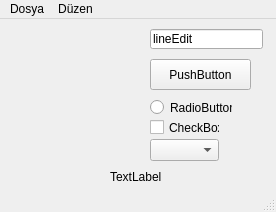
<?xml version="1.0" encoding="UTF-8"?>
<ui version="4.0">
 <class>MainWindow</class>
 <widget class="QMainWindow" name="MainWindow">
  <property name="geometry">
   <rect>
    <x>0</x>
    <y>0</y>
    <width>276</width>
    <height>212</height>
   </rect>
  </property>
  <property name="windowTitle">
   <string>MainWindow</string>
  </property>
  <widget class="QWidget" name="centralwidget">
   <widget class="QPushButton" name="pushButton">
    <property name="geometry">
     <rect>
      <x>150</x>
      <y>40</y>
      <width>101</width>
      <height>31</height>
     </rect>
    </property>
    <property name="text">
     <string>PushButton</string>
    </property>
   </widget>
   <widget class="QRadioButton" name="radioButton">
    <property name="geometry">
     <rect>
      <x>150</x>
      <y>80</y>
      <width>82</width>
      <height>17</height>
     </rect>
    </property>
    <property name="text">
     <string>RadioButton</string>
    </property>
   </widget>
   <widget class="QCheckBox" name="checkBox">
    <property name="geometry">
     <rect>
      <x>150</x>
      <y>100</y>
      <width>70</width>
      <height>17</height>
     </rect>
    </property>
    <property name="text">
     <string>CheckBox</string>
    </property>
   </widget>
   <widget class="QComboBox" name="comboBox">
    <property name="geometry">
     <rect>
      <x>150</x>
      <y>120</y>
      <width>69</width>
      <height>22</height>
     </rect>
    </property>
   </widget>
   <widget class="QLineEdit" name="lineEdit">
    <property name="geometry">
     <rect>
      <x>150</x>
      <y>10</y>
      <width>113</width>
      <height>20</height>
     </rect>
    </property>
    <property name="text">
     <string>lineEdit</string>
    </property>
   </widget>
   <widget class="QLabel" name="label">
    <property name="geometry">
     <rect>
      <x>110</x>
      <y>150</y>
      <width>151</width>
      <height>16</height>
     </rect>
    </property>
    <property name="text">
     <string>TextLabel</string>
    </property>
   </widget>
  </widget>
  <widget class="QMenuBar" name="menubar">
   <property name="geometry">
    <rect>
     <x>0</x>
     <y>0</y>
     <width>276</width>
     <height>21</height>
    </rect>
   </property>
   <widget class="QMenu" name="menuDosya">
    <property name="title">
     <string>Dosya</string>
    </property>
    <addaction name="separator"/>
    <addaction name="actionA"/>
    <addaction name="actionKaydet"/>
   </widget>
   <widget class="QMenu" name="menuD_zen">
    <property name="title">
     <string>Düzen</string>
    </property>
   </widget>
   <addaction name="menuDosya"/>
   <addaction name="menuD_zen"/>
  </widget>
  <widget class="QStatusBar" name="statusbar"/>
  <action name="actionA">
   <property name="text">
    <string>Aç</string>
   </property>
  </action>
  <action name="actionKaydet">
   <property name="text">
    <string>Kaydet</string>
   </property>
  </action>
 </widget>
 <resources/>
 <connections/>
</ui>
